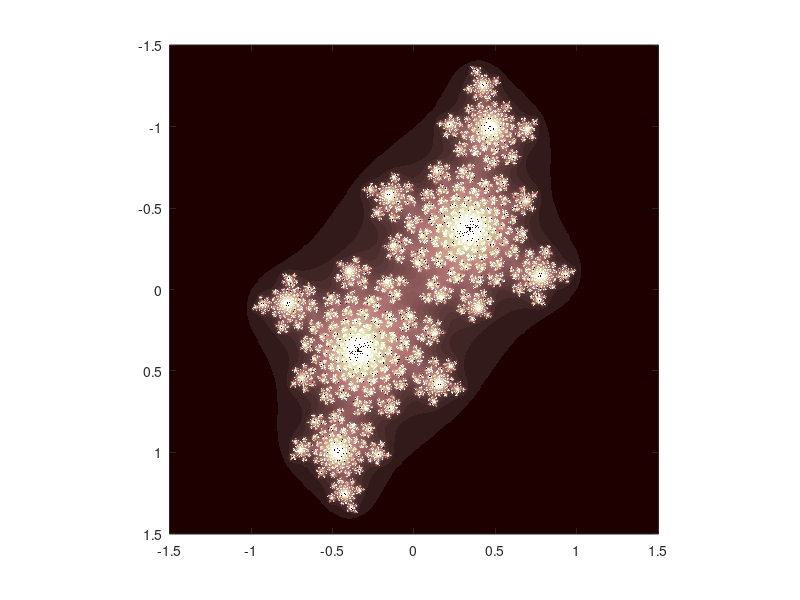

This chart was generated by the following MATLAB code:
function drawJulia
    n = 500;
    max = 250;
    c = -0.4 + 0.6*i;
    x = linspace(-1.5,1.5,n);
    y = linspace(-1.5,1.5,n);
    color = colorPixels(x,y,n,c,max);
    image(x,y,color);
    colormap(pink);
    axis image;
end
 
function color = colorPixels(x,y,n,c,max)
    [x,y] = ndgrid(x,i*y);
    color = arrayfun(@colorCount,x + y);
    
    function col = colorCount(z)
        for k = 1:max
            z = z^2 + c;
            if norm(z) >= 2
                col = k*125/max;
                return
            end
            col = 0;
        end
    end
end
